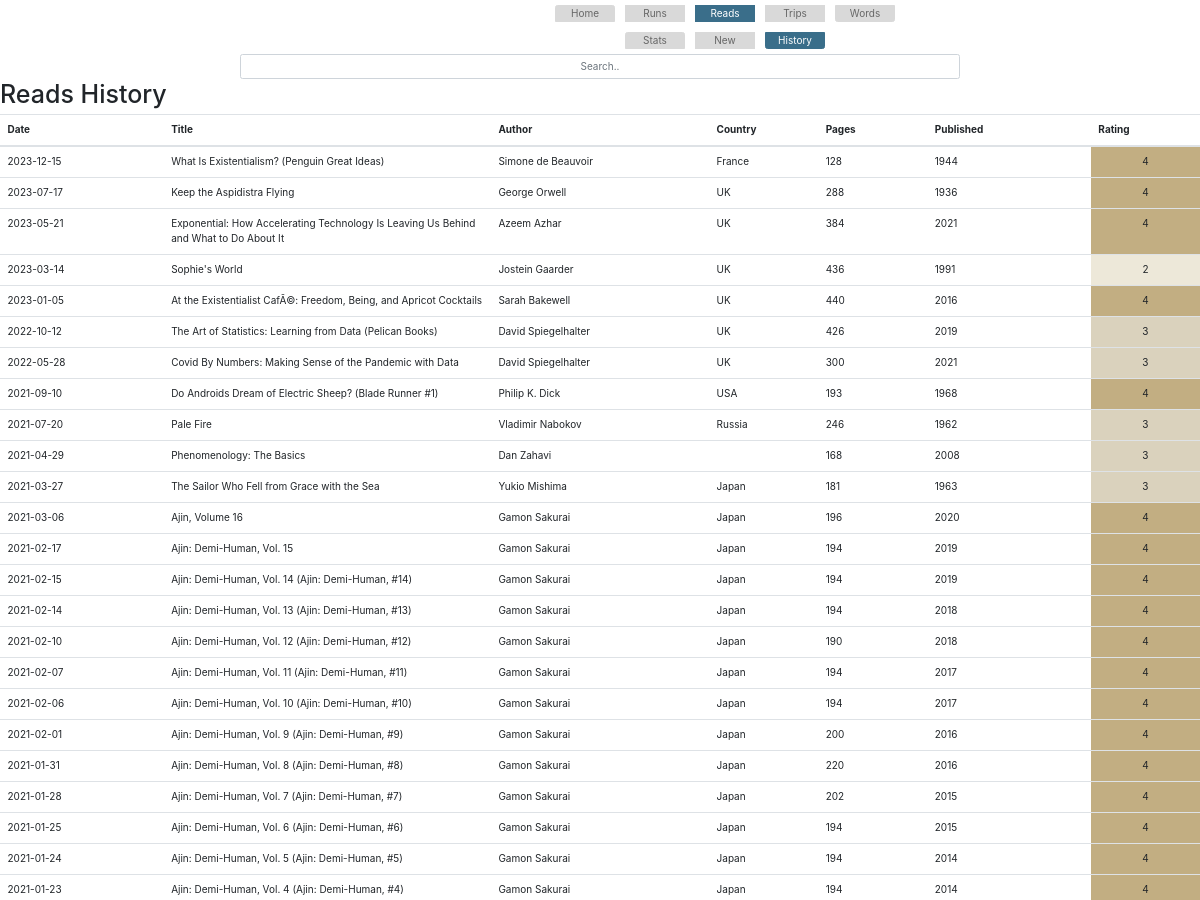
/reads/history (signed in, upper part), run on an earlier commit of the app's database.
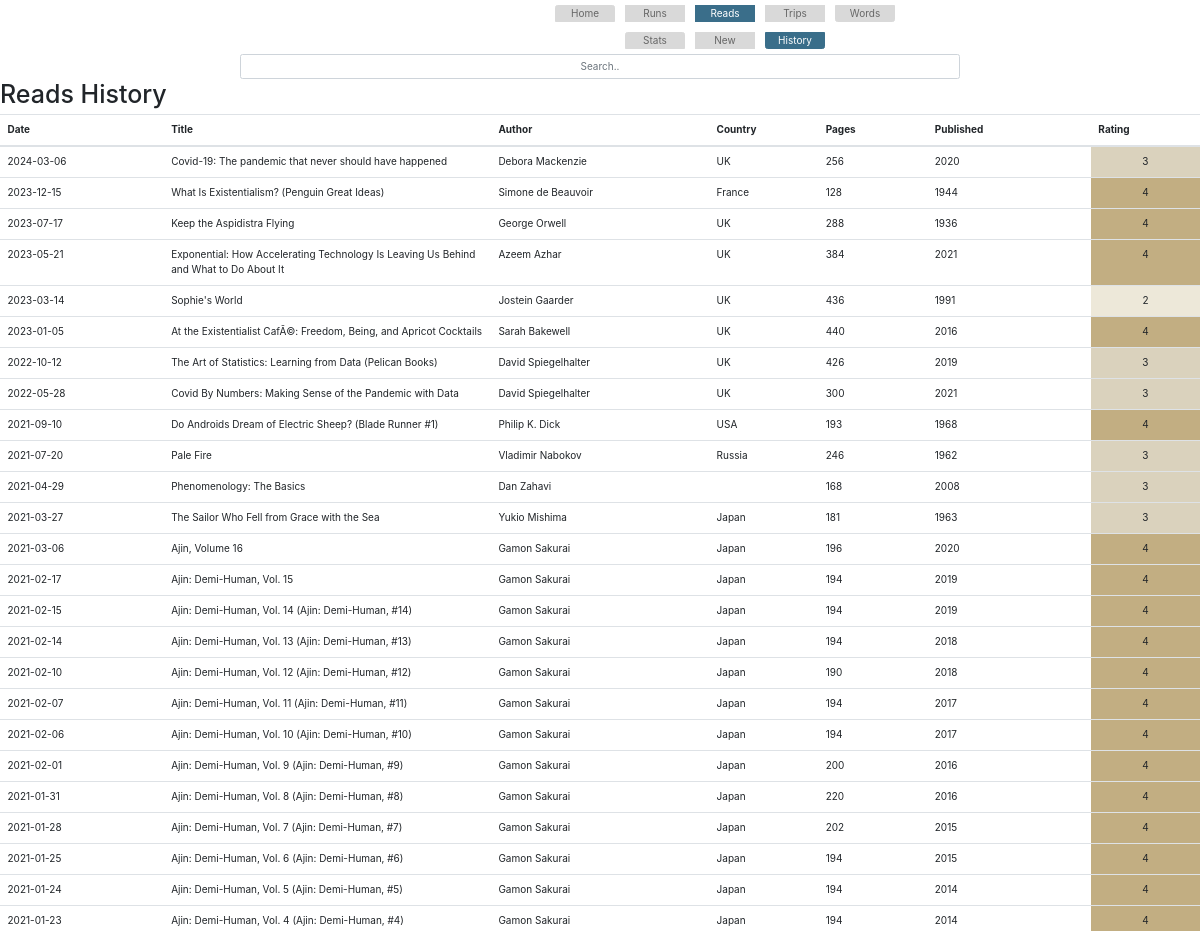
And on a later commit of the database.
### app.py (models this page shows)
class Books(db.Model):
    id = db.Column(db.Integer, primary_key=True)
    date_started = db.Column(db.String(20))
    date_ended = db.Column(db.String(20))
    title = db.Column(db.String(50))
    author = db.Column(db.String(50))
    pages = db.Column(db.Integer)
    category = db.Column(db.String(50))
    subcategory = db.Column(db.String(50))
    country = db.Column(db.String(50))
    my_rating = db.Column(db.Integer)
    publication_year = db.Column(db.Integer)
    date_added = db.Column(db.String(50))

### app.py (the view)
@app.route('/reads/history', methods=['GET', 'POST'])
@login_required
def reads_history():
    reads = Books.query.order_by(Books.date_ended.desc()).all()
    return render_template('reads_history.html',reads=reads)

### app.py (called while the page is built)
@login_manager.user_loader
def load_user(user_id):
    return User.query.get(int(user_id))

@app.before_request
def before_request():
    if not current_user.is_authenticated and request.endpoint not in ['login', 'static']:
        return redirect(url_for('login'))

### templates/reads_history.html (shortened to what this page needs)
{% extends 'base.html' %}
{% block content %}
{% include 'base_reads.html' %}
<input class="form-control srchbox center" id="tbl_srch_input" type="text" placeholder="Search..">
        <h1>Reads History</h1>
        <table id="reads_history_table" class="table override_table">
            <thead>
                <tr>
                    <th class="w-15">Date</th>
                    <th class="w-30">Title</th>
                    <th class="w-20">Author</th>
                    <th class="w-10">Country</th>
                    <th class="w-10">Pages</th>
                    <th class="w-15">Published</th>
                    <th class="w-10">Rating</th>
                </tr>
            </thead>
            <tbody>
                {% for read in reads %}
                    <tr>
                        <td>{{ read.date_ended }}</td>
                        <td>{{ read.title }}</td>
                        <td>{{ read.author }}</td>
                        <td>{{ read.country }}</td>
                        <td>{{ read.pages }}</td>
                        <td>{{ read.publication_year }}</td>
                        <td class="center {% if read.my_rating == 1 %}rate_1{% elif read.my_rating == 2 %}rate_2{% elif read.my_rating == 3 %}rate_3{% elif read.my_rating == 4 %}rate_4{% elif read.my_rating == 5 %}rate_5{% endif %}">{{ read.my_rating }}</td>
                    </tr>
                {% endfor %}
            </tbody>
        </table>
    {% endblock %}

What changed in the data, as far as the page shows it:
added Books: date_ended "2024-03-06", title "Covid-19: The pandemic that never should have happened", author "Debora Mackenzie", country "UK", pages "256", publication_year "2020", my_rating "3"
